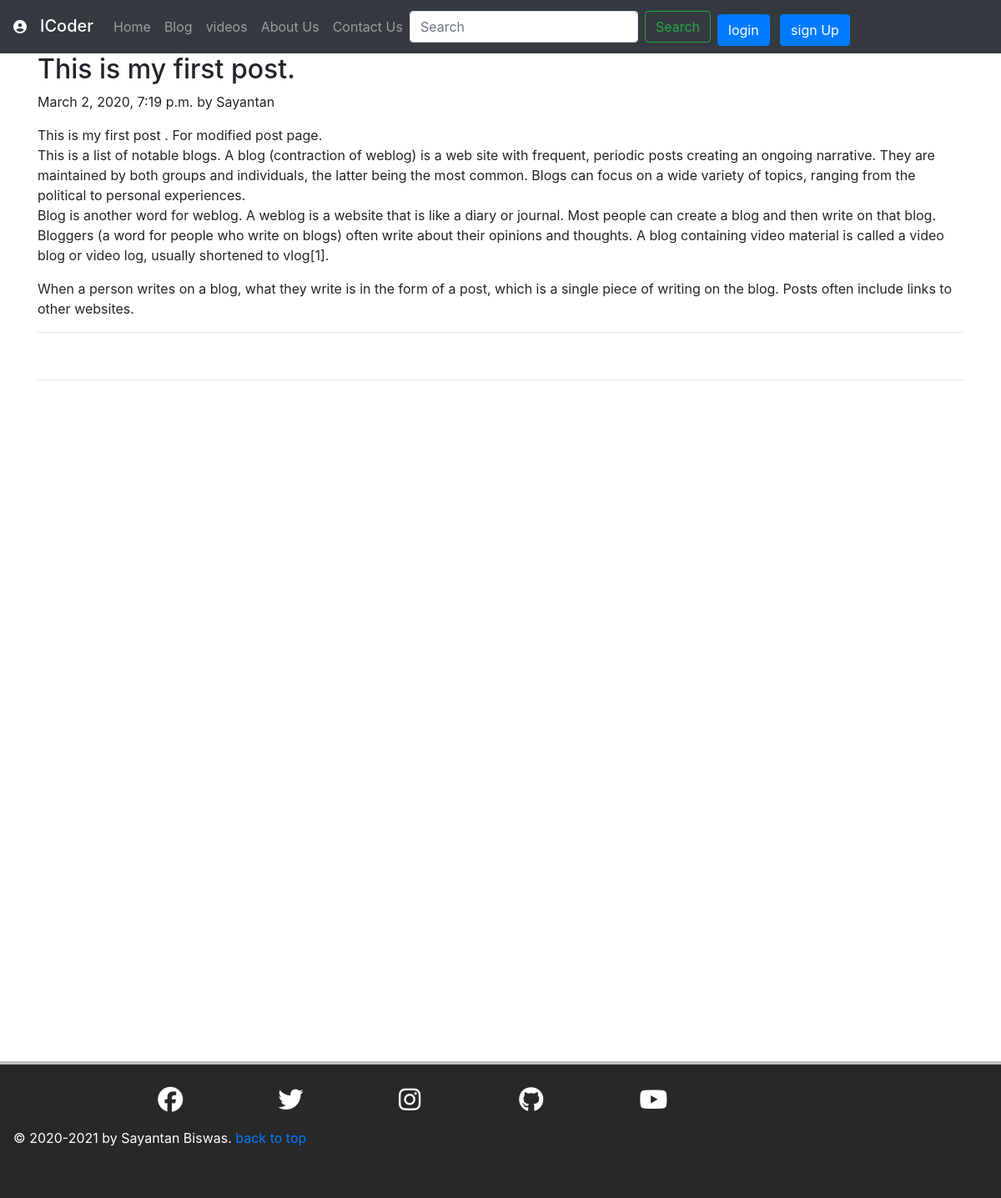
The app's page /Sayantan with its own data.
### blogapp/models.py (models this page shows, shortened)
class Post(models.Model) :
    sno = models.AutoField(primary_key=True)
    title = models.CharField(max_length=255)
    content = models.TextField()
    author = models.CharField(max_length=30)
    slug = models.CharField(max_length=130)
    dateTime = models.DateTimeField(auto_now_add=True,blank=True)

### blogapp/views.py (the view)
# urls.py: path('<str:author>' ,views.allauthor,name='allauthors'),
def allauthor(request,author) :
    post = Post.objects.filter(author=author)
    context = {'post':post}
    return render(request,"blogapp/authorpost.html",context)

### blogapp/templates/blogapp/authorpost.html (shortened to what this page needs)
{% extends 'blogapp/basic.html' %}
{% block body %}
<body>
    {% for posts in post %}
    <div class="container">
        <h2 class="blog-post-title">{{posts.title}} </h2>
        <p class="blog-post-meta">{{posts.dateTime}} by {{posts.author}}</p>
        <p>{{posts.content|linebreaks}}</p>
        <hr>
        <br>
        <hr>
    </div>
    {% endfor %}
</body>
{% endblock %}

### records on screen
Post: title "This is my first post.", dateTime "March 2, 2020, 7:19 p.m.", author "Sayantan", content "This is my first post . For modified post page. This is a list of notable blogs. A blog (contraction of weblog) is a web site with frequent, periodic posts creating an ongoing narrative. They are maintained by both groups and individuals, the latter being the most common. Blogs can focus on a wide variety of topics, ranging from the political to personal experiences. Blog is another word for weblog. A weblog is a website that is like a diary or journal. Most people can create a blog and then write on that blog. Bloggers (a word for people who write on blogs) often write about their opinions and thoughts. A blog containing video material is called a video blog or video log, usually shortened…"
